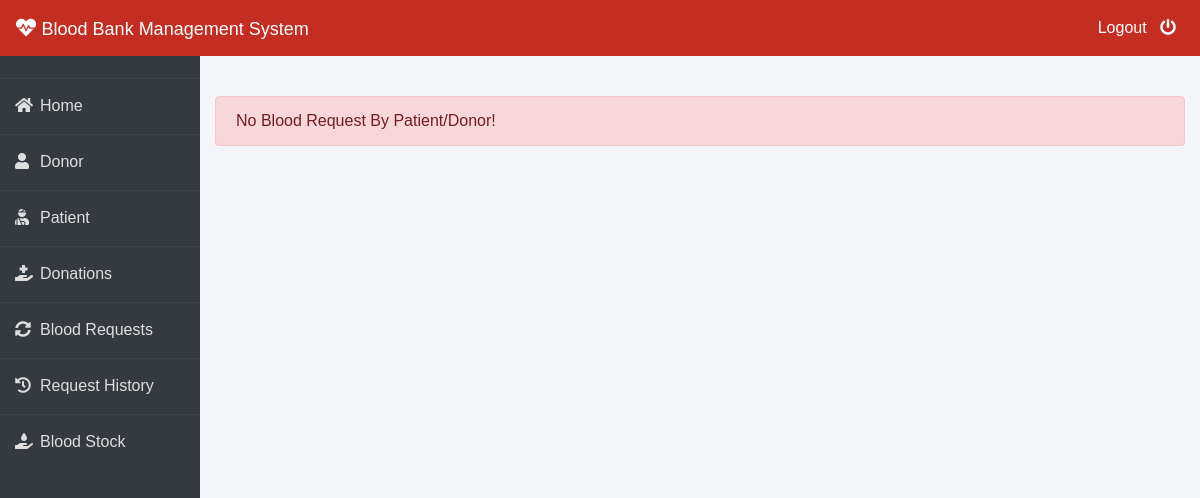
Page /admin-request (signed in) on the earlier database version.
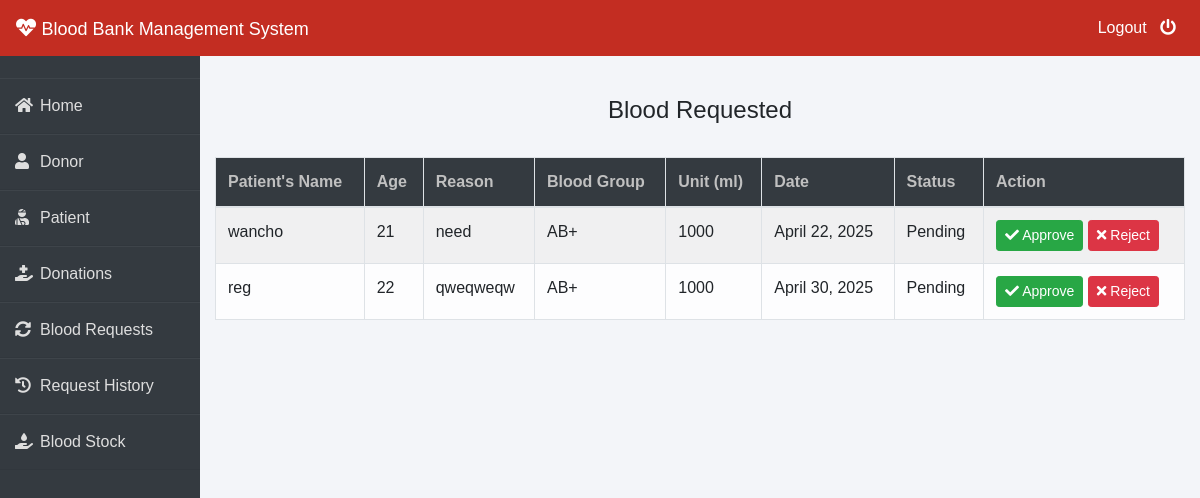
Same page on the later database version.
### blood/models.py (models this page shows, shortened)
class BloodRequest(models.Model):
    request_by_patient=models.ForeignKey(pmodels.Patient,null=True,on_delete=models.CASCADE)
    request_by_donor=models.ForeignKey(dmodels.Donor,null=True,on_delete=models.CASCADE)
    patient_name=models.CharField(max_length=30)
    patient_age=models.PositiveIntegerField()
    reason=models.CharField(max_length=500)
    bloodgroup=models.CharField(max_length=10)
    unit=models.PositiveIntegerField(default=0)
    status=models.CharField(max_length=20,default="Pending")
    date=models.DateField(auto_now=True)

### blood/views.py (the view)
# urls.py: path('admin-request', views.admin_request_view,name='admin-request'),
@login_required(login_url='adminlogin')
def admin_request_view(request):
    requests=models.BloodRequest.objects.all().filter(status='Pending')
    return render(request,'blood/admin_request.html',{'requests':requests})

### templates/blood/admin_request.html (shortened to what this page needs)
{% extends 'blood/adminbase.html' %}
{% block content %}
{% load widget_tweaks %}
{%load static%}
<br><br>
<div class="container">
    {% if requests %}
    <H4 class="text-center">Blood Requested</H4><br>
    <table class="table table-light table-hover table-bordered table-striped">
        <thead class="bg-dark">
            <tr>
                <th scope="col" style="color: rgb(192, 192, 192);">Patient's Name</th>
                <th scope="col" style="color: rgb(192, 192, 192);">Age</th>
                <th scope="col" style="color: rgb(192, 192, 192);">Reason</th>
                <th scope="col" style="color: rgb(192, 192, 192);">Blood Group</th>
                <th scope="col" style="color: rgb(192, 192, 192);">Unit (ml)</th>
                <th scope="col" style="color: rgb(192, 192, 192);">Date</th>
                <th scope="col" style="color: rgb(192, 192, 192);">Status</th>
                <th style="color: rgb(192, 192, 192);">Action</th>
            </tr>
        </thead>
        <tbody>
            {% for t in requests %}
            <tr>
                <td> {{t.patient_name}}</td>
                <td>{{t.patient_age}}</td>
                <td>{{t.reason}}</td>
                <td>{{t.bloodgroup}}</td>
                <td>{{t.unit}}</td>
                <td>{{t.date}}</td>
                <td>{{t.status}}</td>
                <td>
                    <button class="btn btn-success btn-sm"><a  style="text-decoration: none;color: white;" href="{% url 'update-approve-status' t.id  %}"><i class="fa fa-check"></i> Approve</a> </button>
                    <button class="btn btn-danger btn-sm"><a  style="text-decoration: none;color: white;" href="{% url 'update-reject-status' t.id  %}"><i class="fa fa-times"></i> Reject</a> </button>
                </td>
            </tr>
            {% endfor %}
        </tbody>
    </table>
{% else %}
<div class="alert alert-danger" role="alert">
    No Blood Request By Patient/Donor!
  </div>
{% endif %}
</div>
{% endblock content %}

Differences in the rows shown:
added BloodRequest: patient_name "wancho", patient_age "21", reason "need", bloodgroup "AB+", unit "1000", date "April 22, 2025", status "Pending"
added BloodRequest: patient_name "reg", patient_age "22", reason "qweqweqw", bloodgroup "AB+", unit "1000", date "April 30, 2025", status "Pending"
Other differences:
text no longer shown: "No Blood Request By Patient/Donor!"
text now shown: "Blood Requested Patient's Name Age Reason Blood Group Unit (ml) Date Status Action"
